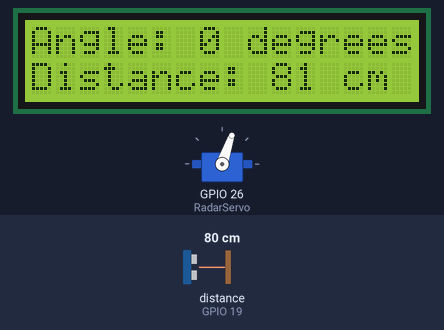
Recording of a sketch running on a simulated ESP32. Parts: servo, 16×2 character LCD. The inputs (shaded band) are chosen by the test bench; at power-on: distance to the obstacle (sensor on GPIO 19) 80 cm. The echo pulse lasts 58.3 µs per cm; what the sketch prints to the serial monitor is not drawn.

Above: at 4.2 s.
4.3 s: distance to the obstacle (sensor on GPIO 19) set to 120 cm
At 4.45 s:
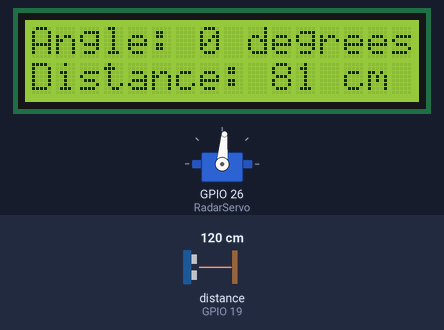
6.7 s: distance to the obstacle (sensor on GPIO 19) set to 11 cm
At 8.73 s:
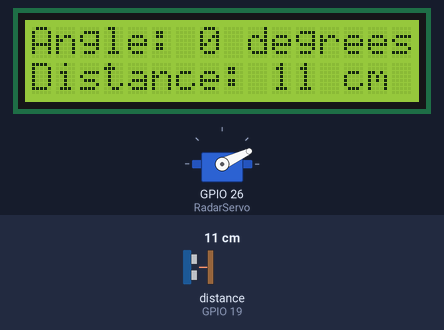
9.7 s: distance to the obstacle (sensor on GPIO 19) set to 8 cm
At 13.07 s:
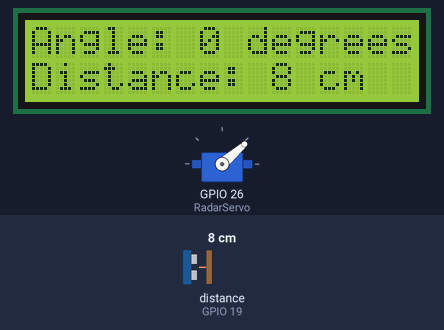
Timing chart, 0 to 18.7 s (numbered marks = the images above; inputs shaded):
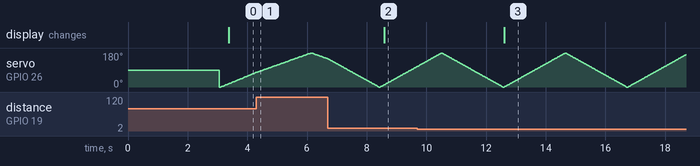

The sketch:

sketch.ino
```cpp
#include <Wire.h>
#include <LiquidCrystal_I2C.h>
#include <NewPing.h>
#include <ESP32Servo.h>

#define TRIGGER_PIN 18
#define ECHO_PIN 19
#define MAX_DISTANCE 450
#define OBJECT_DETECTION_THRESHOLD 10  // Cisim tespiti için eşik mesafe (cm)
#define UPDATE_INTERVAL 1500           // LCD güncelleme aralığı (milisaniye)

// LCD ekran adresi genellikle 0x27 veya 0x3F olabilir
LiquidCrystal_I2C lcd(0x27, 16, 2);  // LCD adresi, sütun sayısı, satır sayısı

NewPing sonar(TRIGGER_PIN, ECHO_PIN, MAX_DISTANCE);
Servo RadarServo;

int distance;
unsigned long lastUpdateTime = 0;

void setup() {
  Serial.begin(115200);
  RadarServo.attach(26);

  // I2C pinlerini tanımla
  Wire.begin(21, 22);  // SDA, SCL pinleri

  lcd.begin(16, 2);  // LCD ekranı başlat: sütun sayısı ve satır sayısı
  lcd.backlight();  // LCD arka ışığını aç

  delay(3000);
}

void loop() {
  unsigned long currentMillis = millis();

  for(int i = 0; i <= 180; i++) {
    RadarServo.write(i);
    delay(10);  // Servo motorun hızını artırmak için delay süresini kısaltın

    distance = sonar.ping_cm();

    // Mesafe sınırını kontrol edin
    if (distance > MAX_DISTANCE || distance == 0) {
      distance = 0;
    }

    // LCD ekranında mesafeyi göster (3 saniyede bir güncelle)
    if (currentMillis - lastUpdateTime >= UPDATE_INTERVAL) {
      lcd.clear();  // Ekranı temizle
      lcd.setCursor(0, 0);  // Satır ve sütun ayarla
      lcd.print("Angle: ");
      lcd.print(i);
      lcd.print(" degrees");

      lcd.setCursor(0, 1);  // İkinci satıra geç
      lcd.print("Distance: ");
      lcd.print(distance);
      lcd.print(" cm");

      lastUpdateTime = currentMillis;  // Son güncelleme zamanını güncelle
    }

    // Mesafe tespiti
    if (distance > 0 && distance < OBJECT_DETECTION_THRESHOLD) {
      Serial.print("Angle: ");
      Serial.print(i);
      Serial.print(" degrees, Distance: ");
      Serial.println(distance);
      Serial.println("Object detected!");
    } else {
      Serial.print("Angle: ");
      Serial.print(i);
      Serial.print(" degrees, Distance: ");
      Serial.println(distance);
    }
  }

  for(int i = 180; i >= 0; i--) {
    RadarServo.write(i);
    delay(10);  // Servo motorun hızını artırmak için delay süresini kısaltın

    distance = sonar.ping_cm();

    // Mesafe sınırını kontrol edin
    if (distance > MAX_DISTANCE || distance == 0) {
      distance = 0;
    }

    // LCD ekranında mesafeyi göster (3 saniyede bir güncelle)
    if (currentMillis - lastUpdateTime >= UPDATE_INTERVAL) {
      lcd.clear();  // Ekranı temizle
      lcd.setCursor(0, 0);  // Satır ve sütun ayarla
      lcd.print("Angle: ");
      lcd.print(i);
      lcd.print(" degrees");

      lcd.setCursor(0, 1);  // İkinci satıra geç
      lcd.print("Distance: ");
      lcd.print(distance);
      lcd.print(" cm");

      lastUpdateTime = currentMillis;  // Son güncelleme zamanını güncelle
    }

    // Mesafe tespiti
    if (distance > 0 && distance < OBJECT_DETECTION_THRESHOLD) {
      Serial.print("Angle: ");
      Serial.print(i);
      Serial.print(" degrees, Distance: ");
      Serial.println(distance);
      Serial.println("Object detected!");
    } else {
      Serial.print("Angle: ");
      Serial.print(i);
      Serial.print(" degrees, Distance: ");
      Serial.println(distance);
    }
  }
}
```

Measured:
- the behaviour switches between 10 and 9 cm on distance to the obstacle (sensor on GPIO 19) (found by bisection; images 2 and 3)
- after the input at 6.7 s, the display: changes after 1.9 s (image 2)
- after the input at 9.7 s, the display: changes after 2.9 s (image 3)
